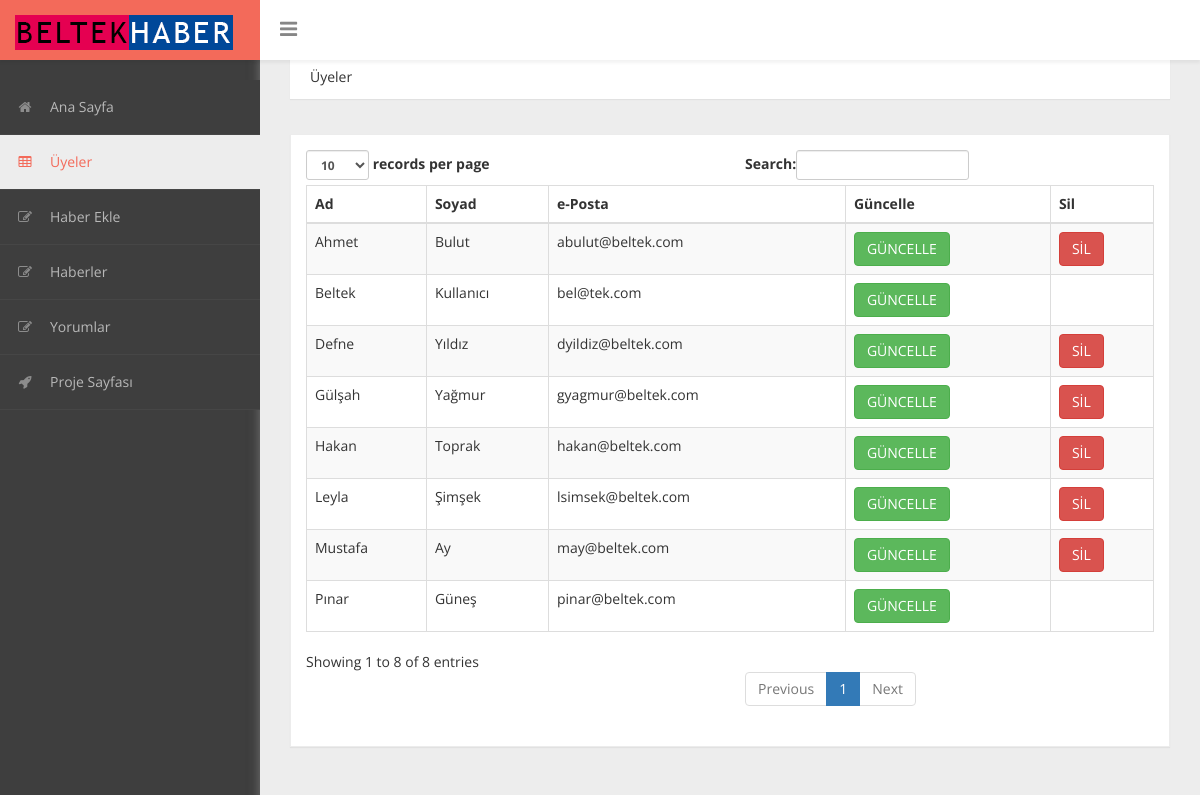
Screenshot of /admin/index.php?sayfa=uyeler (signed in) with the database file from the repository.
### tables this page shows
CREATE TABLE `kullanicilar` (
  `id` int(4) NOT NULL,
  `ad` varchar(40) NOT NULL,
  `soyad` varchar(40) NOT NULL,
  `eposta` varchar(40) NOT NULL,
  `sifre` varchar(32) NOT NULL,
  `yetki` int(11) NOT NULL
);

### admin/uyeler.php (the view)
<div class="header">
	<ol class="breadcrumb">
	Üyeler
	</ol>
</div>
<div id="page-inner">
            <div class="row">
                <div class="col-md-12">
                    <div class="panel panel-default">
                        <div class="panel-body">
                            <div class="table-responsive">
                                <table class="table table-striped table-bordered table-hover" id="dataTables-example">
                                    <thead>
                                        <tr>
                                            <th>Ad</th>
                                            <th>Soyad</th>
                                            <th>e-Posta</th>
                                            <th>Güncelle</th>
                                            <th>Sil</th>
                                        </tr>
                                    </thead>
                                    <tbody>
										<?php
										$sorgu = "SELECT * FROM kullanicilar";
										$uyeler = mysqli_query($baglanti, $sorgu);
										while($uye = mysqli_fetch_array($uyeler)){
											echo '<tr>';
												echo '<td>'.$uye["ad"].'</td>';
												echo '<td>'.$uye["soyad"].'</td>';
												echo '<td>'.$uye["eposta"].'</td>';
												echo '<td><a class="btn btn-success" href="?sayfa=uye-guncelle&id='.$uye["id"].'">GÜNCELLE</a></td>';
												echo '<td>';
											if($uye["yetki"]==0){
											echo '<a class="btn btn-danger" href="?sayfa=uye-sil&id='.$uye["id"].'">SİL</a>';
											}
												echo '</td>';
											echo '</tr>';
										}
										?>
                                    </tbody>
                                </table>
                            </div>
                        </div>
                    </div>
                </div>
            </div>
        </div>

### admin/assets/css/custom-styles.css (style rules this page uses)
body { font-family: 'Open Sans', sans-serif; background: #3E3E3E; }
#page-inner { width:100%; margin:10px 20px 10px 0px; background-color:transparent; padding: 15px 30px; min-height:1200px; }
.panel { border-radius:0px; }
.breadcrumb { padding: 12px 10px 12px 20px; margin-bottom: 20px; list-style: none; border-radius: 0; -webkit-box-shadow: 0 1px 1px rgba(0,0,0,.05); box-shadow: 0 1px 1px rgba(0,0,0,.05);background: #fff; }
.panel-default { border-color: #ECECEC; }
.header { margin: 0 30px; }

### rows the page displays
kullanicilar: ad "Beltek", soyad "Kullanıcı", eposta "bel@tek.com"
kullanicilar: ad "Hakan", soyad "Toprak", eposta "hakan@beltek.com"
kullanicilar: ad "Pınar", soyad "Güneş", eposta "pinar@beltek.com"
kullanicilar: ad "Defne", soyad "Yıldız", eposta "dyildiz@beltek.com"
kullanicilar: ad "Mustafa", soyad "Ay", eposta "may@beltek.com"
kullanicilar: ad "Gülşah", soyad "Yağmur", eposta "gyagmur@beltek.com"
kullanicilar: ad "Ahmet", soyad "Bulut", eposta "abulut@beltek.com"
kullanicilar: ad "Leyla", soyad "Şimşek", eposta "lsimsek@beltek.com"
